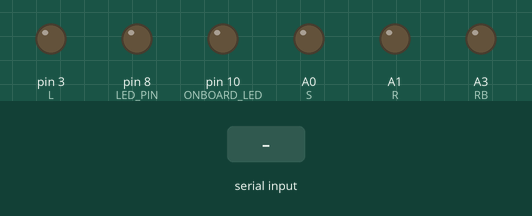
A sketch run on a simulated Arduino Mega 2560, built with avr-gcc and run on an emulated ATmega2560. Parts: output pins drawn as LEDs (lit = HIGH). Inputs (shaded band) come from the test bench. Random numbers use the default seed unless the sketch sets one; pins used as bus, display or sensor lines are not drawn.

Above: at 1.2 s.
1.3 s: "H\n" received over Serial
At 1.69 s:
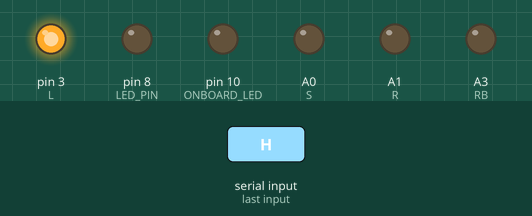
At 2.34 s:
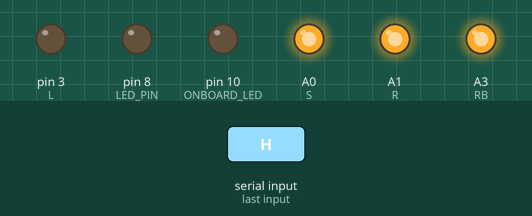
4.3 s: "S5\n" received over Serial
5.9 s: "R10\n" received over Serial
Timing chart, 0 to 8.9 s (numbered marks = the images above; inputs shaded):
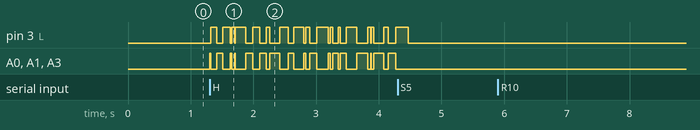

The sketch:

arduino_led.ino
```cpp
//TODO, CHANGE BUZZER TO NOT INTERRUPTING

//#include "FastLED.h"
//#define NUM_LEDS 25
//CRGB leds[NUM_LEDS];

const int L=3; //Left LED
const int S=A0; //Right LED
const int LB=0; //Left LED Bottom (UNUSED)
const int RB=A3; //Right LED Bottom (UNUSED)
const int R=A1; //Speaker
#define LED_PIN 8 //WS2812B LED DIGITAL PIN 8
#define ONBOARD_LED 10 //13 for arduino mega

bool debug=0;

bool AlarmState=0;
int batterylevelint = 0;
String FlightState;
String prevFlightState;
int brightness=5;

int tLOW=0; //timer variable
int tHIGH=0;
int tLED=0;
int tcur=0;

String incomingByte; //Using .readstring currently, use int(ascii) for .read

struct timer
{
  public:
    unsigned long high;
    unsigned long low;
};

timer Alarm = {
  0,0
};

void setup() {
  pinMode(LB, OUTPUT);
  pinMode(RB, OUTPUT);
  pinMode(L, OUTPUT);
  pinMode(R, OUTPUT);
  pinMode(S, OUTPUT);
  pinMode(LED_PIN, OUTPUT);
  pinMode(ONBOARD_LED, OUTPUT);

//  FastLED.addLeds<WS2812B, LED_PIN, GRB>(leds, NUM_LEDS);
//  FastLED.setBrightness(brightness);
  //Serial.setTimeout(200); //Currently Serial.readString waits for 200ms, might rewrite in the future to allow terminator \n


  Serial.begin(115200);
  printto("Initalising Program");
}

// void lightall(CRGB color){
//   fill_solid(leds, NUM_LEDS, color);
//   FastLED.show();
// }

// Use LEDs 15 to 25 where 15 to 20 is 50% to 100%, 21-25 is 0% to 50%
// void batterydisplay(int batterylevel){
//   for(int i=0 ; i < batterylevel; i++){
//     if(i<5){
//       leds[20+i]=CRGB::Red; //0->5,21->25
//     }else{
//       leds[10+i]=CRGB::Green; //5->10,15->20
//     }
//   }
// }

void printto(String text){
  if(debug==1){
    Serial.println(text);
  }
}

void readSerial(){
  if (Serial.available() > 0) {

    incomingByte = Serial.readStringUntil('\n');
    printto("Reading String: " + incomingByte); //DEBUG

    FlightState=String(incomingByte[0]);
    printto("Flight mode is:" + FlightState);
//
////    if (String(incomingByte[0]) == "H") {
////      AlarmState==1;
////    }else if (String(incomingByte[0]) == "L") {
////      AlarmState=0;
////    }
//
    String batterylevel = String(incomingByte);
    batterylevel.remove(0,1); //Remove flight mode to leave string with batterylevel
    batterylevelint = batterylevel.toInt();
    printto("Battery level is: "+String(batterylevelint));
  }

}

//Function to Store State of the previous flightmode so that the LED animations can be contionusly driven with delays
void flightmode(){
  extern String FlightState;
  extern String prevFlightState;

  if(FlightState=="H"){
    printto("Alarm On");
    // if (millis()>Alarm.low){ //Sequence has finished
    //   Alarm.high=rand()%200+10+millis(); // Regenerate new timing variables
    //   Alarm.low=rand()%200+10+Alarm.high;
    // }else if (millis()<Alarm.high){
    //   digitalWrite(L, LOW);
    //   digitalWrite(R, HIGH);
    //   digitalWrite(S, HIGH);
    //   for(int i=0; i<15; i++) leds[i]=CRGB::Red;
    // }else if (millis()<Alarm.low){
    //   digitalWrite(L, LOW);
    //   digitalWrite(R, HIGH);
    //   digitalWrite(S, LOW);
    // }
    digitalWrite(LB, LOW);
    digitalWrite(L, LOW);
    digitalWrite(RB, HIGH);
    digitalWrite(R, HIGH);
    digitalWrite(S, HIGH);
    delay(rand()%200+10);
    digitalWrite(RB, LOW);
    digitalWrite(R, LOW);
    digitalWrite(LB, HIGH);
    digitalWrite(L, HIGH);
    digitalWrite(S, LOW);
    delay(rand()%200+10);

  }else if(FlightState != prevFlightState){

    if(FlightState=="R"){
        printto("Scout mode");
        digitalWrite(LB, HIGH);
        digitalWrite(L, HIGH);
        digitalWrite(RB, HIGH);
        digitalWrite(R, HIGH);
        // for(int i=0; i<15; i++) leds[i]=CRGB::Pink;
    }else if(FlightState=="O"){
        printto("Offboard mode");
        digitalWrite(LB, LOW);
        digitalWrite(L, LOW);
        digitalWrite(RB, LOW);
        digitalWrite(R, LOW);
        digitalWrite(S, LOW);
        // for(int i=0; i<15; i++) leds[i]=CRGB::Purple;
    }else if(FlightState=="S"){
        printto("Stabalize mode");
        digitalWrite(LB, LOW);
        digitalWrite(L, LOW);
        digitalWrite(RB, LOW);
        digitalWrite(R, LOW);
        digitalWrite(S, LOW);
        // for(int i=0; i<15; i++) leds[i]=CRGB::Blue;
  }else if(FlightState=="D"){
        printto("Disarmed");
        digitalWrite(LB, LOW);
        digitalWrite(L, LOW);
        digitalWrite(RB, LOW);
        digitalWrite(R, LOW);
        digitalWrite(S, LOW);
  // This is only used when mavros is not turned on and the alarm needs to be off
  }else if(FlightState=="L"){
        printto("Alarm off");
        digitalWrite(LB, LOW);
        digitalWrite(L, LOW);
        digitalWrite(RB, LOW);
        digitalWrite(R, LOW);
        digitalWrite(S, LOW);
  }
  prevFlightState=FlightState;
  }else{
      digitalWrite(LB, LOW);
      digitalWrite(L, LOW);
      digitalWrite(RB, LOW);
      digitalWrite(R, LOW);
      digitalWrite(S, LOW);
  }


}

// void test(){

//   Serial.println("Testing every LED");
//   FastLED.clear();
//   for(int i=0;i<NUM_LEDS; i++){
//     leds[i]=CRGB::Red;
//     FastLED.show();
//     delay(50);
//   }
//   delay(2000);
//   FastLED.clear();

//   Serial.println("Testing Battery");
//   // Run through the 10 LEDS assigned to battery
//   for(int i=0; i<11; i++){
//     Serial.print("Displaying battery at ");
//     Serial.println(i*10);
//     batterydisplay(i);
//     FastLED.show();
//     delay(50);
//   }
//   delay(2000);
//   FastLED.clear();

//   extern String FlightState;
//   Serial.println("Testing Flight Modes");

//   FlightState="H";
//   Serial.print("test ");
//   Serial.println(FlightState);
//   flightmode();
//   batterydisplay(10);
//   FastLED.show();
//   delay(1000);
//   FastLED.clear();

//   FlightState="R";
//   Serial.print("test ");
//   Serial.println(FlightState);
//   flightmode();
//   batterydisplay(5);
//   FastLED.show();
//   delay(1000);
//   FastLED.clear();

//   FlightState="O";
//   Serial.print("test ");
//   Serial.println(FlightState);
//   flightmode();
//   batterydisplay(10);
//   FastLED.show();
//   delay(1000);
//   FastLED.clear();

//   FlightState="S";
//   Serial.print("test ");
//   Serial.println(FlightState);
//   flightmode();
//   batterydisplay(5);
//   FastLED.show();
//   delay(1000);

// }


void loop() {
// printto("looping");/
 readSerial();
 flightmode();
//  batterydisplay(batterylevelint); //Send the number of LEDs(1-10) to light up

  // FastLED.show();
//  delay(500); // To prevent microcontroller from restarting due to fastled.show

  // test();


//   if (Serial.available() > 0) {
//    // read the oldest byte in the serial buffer:
//    incomingByte = Serial.readStringUntil('\n');
////    previousByte = incomingByte;
//    // if it's a capital H (ASCII 72), turn on the LED:
//      if(incomingByte== "S5"){
//        Serial.println("HIGH");
//        digitalWrite(10,HIGH);
//        fill_solid(leds, NUM_LEDS, CRGB::Red);
//        FastLED.show();
//      }
//      if(incomingByte== "R10"){
//        Serial.println("LOW");
//        digitalWrite(10,LOW);
//        fill_solid(leds, NUM_LEDS, CRGB::White);
//        FastLED.show();
//      }
//      Serial.print("I received: ");
//      Serial.println(incomingByte);
//   }


}


//  digitalWrite(0, LOW);
//  digitalWrite(1, HIGH);
//  delay(rand()%200+10);
//  digitalWrite(1, LOW);
//  digitalWrite(0, HIGH);
//  delay(rand()%200+10);

//delay(rand()%20);
//  digitalWrite(0, LOW);
//  delay(rand()%20);
//  digitalWrite(1, HIGH);
//  delay(rand()%200+10);
//  digitalWrite(1, LOW);
//  delay(rand()%20);
//  digitalWrite(0, HIGH);
//  delay(rand()%200+10);
```
